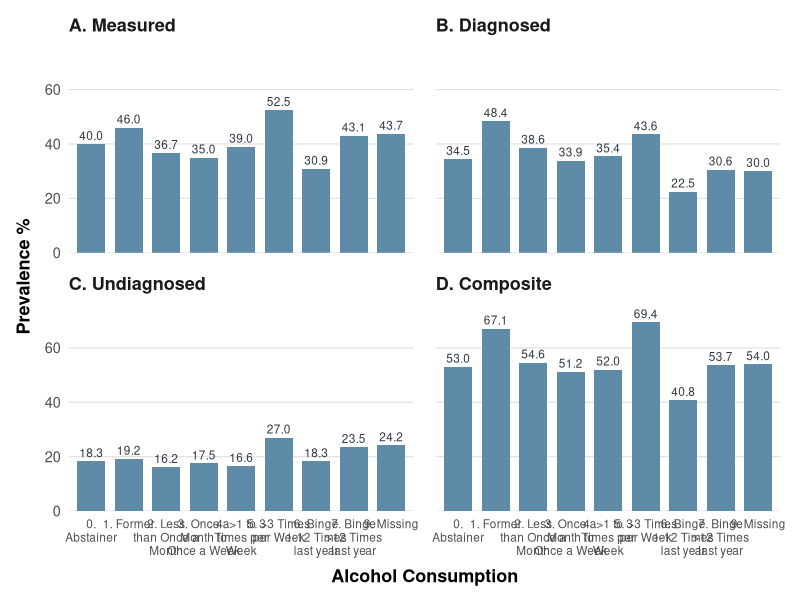

Here is the R script that generated this plot:
# Recreates the 4-panel hypertension-prevalence figure for the Studio page.
# Point estimates only (no CIs), restyled to sit alongside the cohesion figures.
# Values are transcribed from the published figure (Am. J. Prev. Med., 2024).
# Output: design-port/alcohol-hypertension.png

library(ggplot2)
library(dplyr)
library(tidyr)
library(stringr)

out_png <- "/Users/mm992584/Library/CloudStorage/OneDrive-UniversityatAlbany-SUNY/Summer 2026/academic-website/design-port/alcohol-hypertension.png"

consumption_levels <- c(
  "0. Abstainer",
  "1. Former",
  "2. Less than Once a Month",
  "3. Once a Month to Once a Week",
  "4. >1 to 3 Times per Week",
  "5. >3 Times per Week",
  "6. Binge 1-12 Times last year",
  "7. Binge >12 Times last year",
  "9. Missing"
)
panel_levels <- c("A. Measured", "B. Diagnosed", "C. Undiagnosed", "D. Composite")

prev <- tibble::tribble(
  ~consumption,                       ~`A. Measured`, ~`B. Diagnosed`, ~`C. Undiagnosed`, ~`D. Composite`,
  "0. Abstainer",                     40.0, 34.5, 18.3, 53.0,
  "1. Former",                        46.0, 48.4, 19.2, 67.1,
  "2. Less than Once a Month",        36.7, 38.6, 16.2, 54.6,
  "3. Once a Month to Once a Week",   35.0, 33.9, 17.5, 51.2,
  "4. >1 to 3 Times per Week",        39.0, 35.4, 16.6, 52.0,
  "5. >3 Times per Week",             52.5, 43.6, 27.0, 69.4,
  "6. Binge 1-12 Times last year",    30.9, 22.5, 18.3, 40.8,
  "7. Binge >12 Times last year",     43.1, 30.6, 23.5, 53.7,
  "9. Missing",                       43.7, 30.0, 24.2, 54.0
)

plot_df <- prev |>
  pivot_longer(-consumption, names_to = "panel", values_to = "prev") |>
  mutate(
    consumption = factor(consumption, levels = consumption_levels),
    panel = factor(panel, levels = panel_levels)
  )

bar_fill  <- "#5E8CA8"   # calm steel-blue, drawn from the cohesion palette family
label_col <- "#2f3a45"

p <- ggplot(plot_df, aes(x = consumption, y = prev)) +
  geom_col(fill = bar_fill, width = 0.74) +
  geom_text(
    aes(label = sprintf("%.1f", prev)),
    vjust = -0.45, size = 3.0, colour = label_col
  ) +
  facet_wrap(~ panel, ncol = 2) +
  scale_x_discrete(labels = \(x) str_wrap(x, width = 11)) +
  scale_y_continuous(limits = c(0, 76), expand = expansion(mult = c(0, 0.02))) +
  labs(x = "Alcohol Consumption", y = "Prevalence %") +
  theme_minimal(base_size = 13, base_family = "sans") +
  theme(
    panel.grid.major.x = element_blank(),
    panel.grid.minor   = element_blank(),
    panel.grid.major.y = element_line(colour = "grey88", linewidth = 0.4),
    panel.spacing      = unit(16, "pt"),
    strip.text         = element_text(face = "bold", size = 13, hjust = 0,
                                      margin = margin(b = 6)),
    axis.text.x        = element_text(size = 8.5, colour = "grey30", lineheight = 0.95),
    axis.text.y        = element_text(colour = "grey30"),
    axis.title         = element_text(face = "bold"),
    axis.title.x       = element_text(margin = margin(t = 8)),
    axis.title.y       = element_text(margin = margin(r = 8)),
    plot.margin        = margin(12, 14, 10, 12)
  )

ggsave(out_png, plot = p, width = 12, height = 7.6, dpi = 200,
       device = ragg::agg_png, bg = "white")

cat("Wrote:", out_png, "\n")
